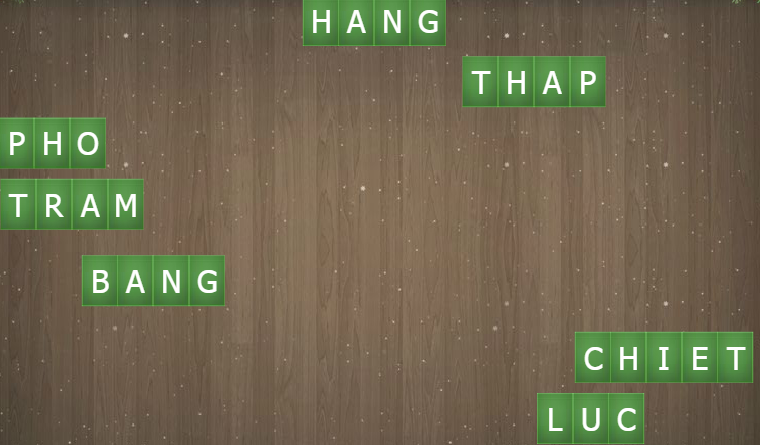
#> input picture typing_game_image.png, 760 x 445 px
$ python image_shape.py   (older library calls are emulated)
#> lines starting #> are read from the running program, lines starting #| are printed output that depends on the picture; after the words box and inside, x2 and y2 are one past the last pixel; in counts of white or black regions, pixels touching at a corner belong together
# USAGE
# python center_of_shape.py --image shapes_and_colors.png

# import the necessary packages
import argparse
import imutils
import cv2

image_path = './typing_game_image.png'
# load the image, convert it to grayscale, blur it slightly,
# and threshold it
image = cv2.imread(image_path)
#> image is the input picture: shape (445, 760, 3); mean B, G, R 78.3, 103.2, 110.7
gray = cv2.cvtColor(image, cv2.COLOR_BGR2GRAY)
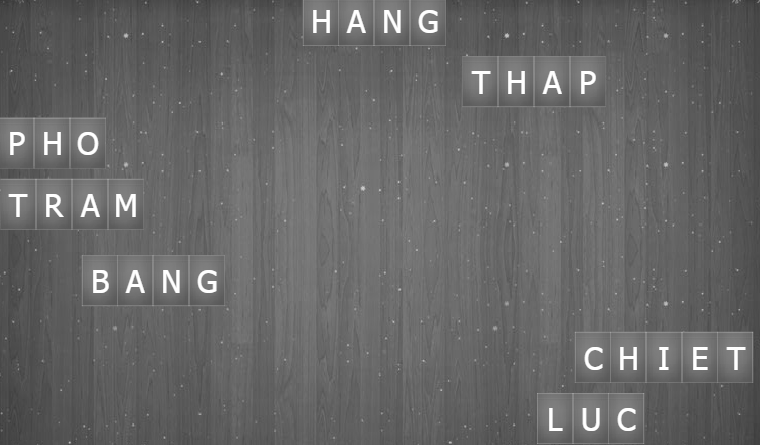
#> gray: shape (445, 760); min 56, max 255, mean 102.6
blurred = cv2.GaussianBlur(gray, (5, 5), 0)

thresh_value = 150
thresh = cv2.threshold(blurred, thresh_value, 255, cv2.THRESH_BINARY)[1]
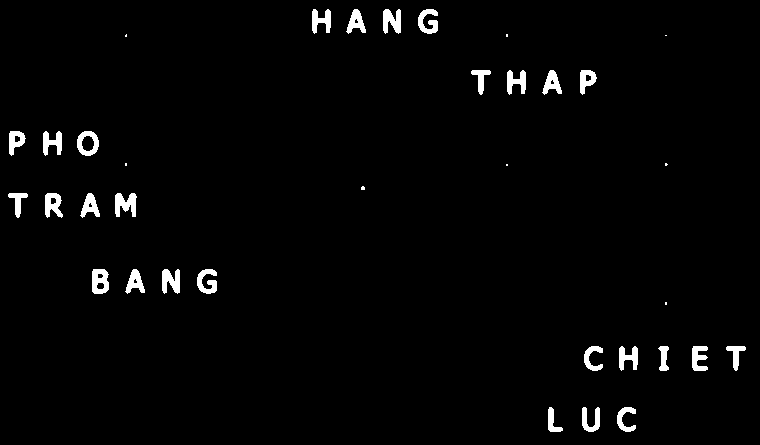
#> thresh: shape (445, 760); 2.2% white; 35 white regions (8 under 20 px)

cv2.imshow("Image", thresh)
cv2.waitKey(0)

# find contours in the thresholded image
cnts = cv2.findContours(thresh.copy(), cv2.RETR_EXTERNAL,
                        cv2.CHAIN_APPROX_SIMPLE)
#> cnts = 35 contours, 8 with area under 20; largest, box (x1, y1, x2, y2) and area: (77, 131, 99, 156) 412, (92, 269, 109, 294) 352, (115, 193, 137, 217) 296, (45, 193, 63, 218) 288, (162, 269, 180, 294) 272
cnts = cnts[0] if imutils.is_cv2() else cnts[1]

# loop over the contours
for c in cnts:
    # compute the center of the contour
    M = cv2.moments(c)
#> (the run stopped early here; a loop or call above may not have finished)
